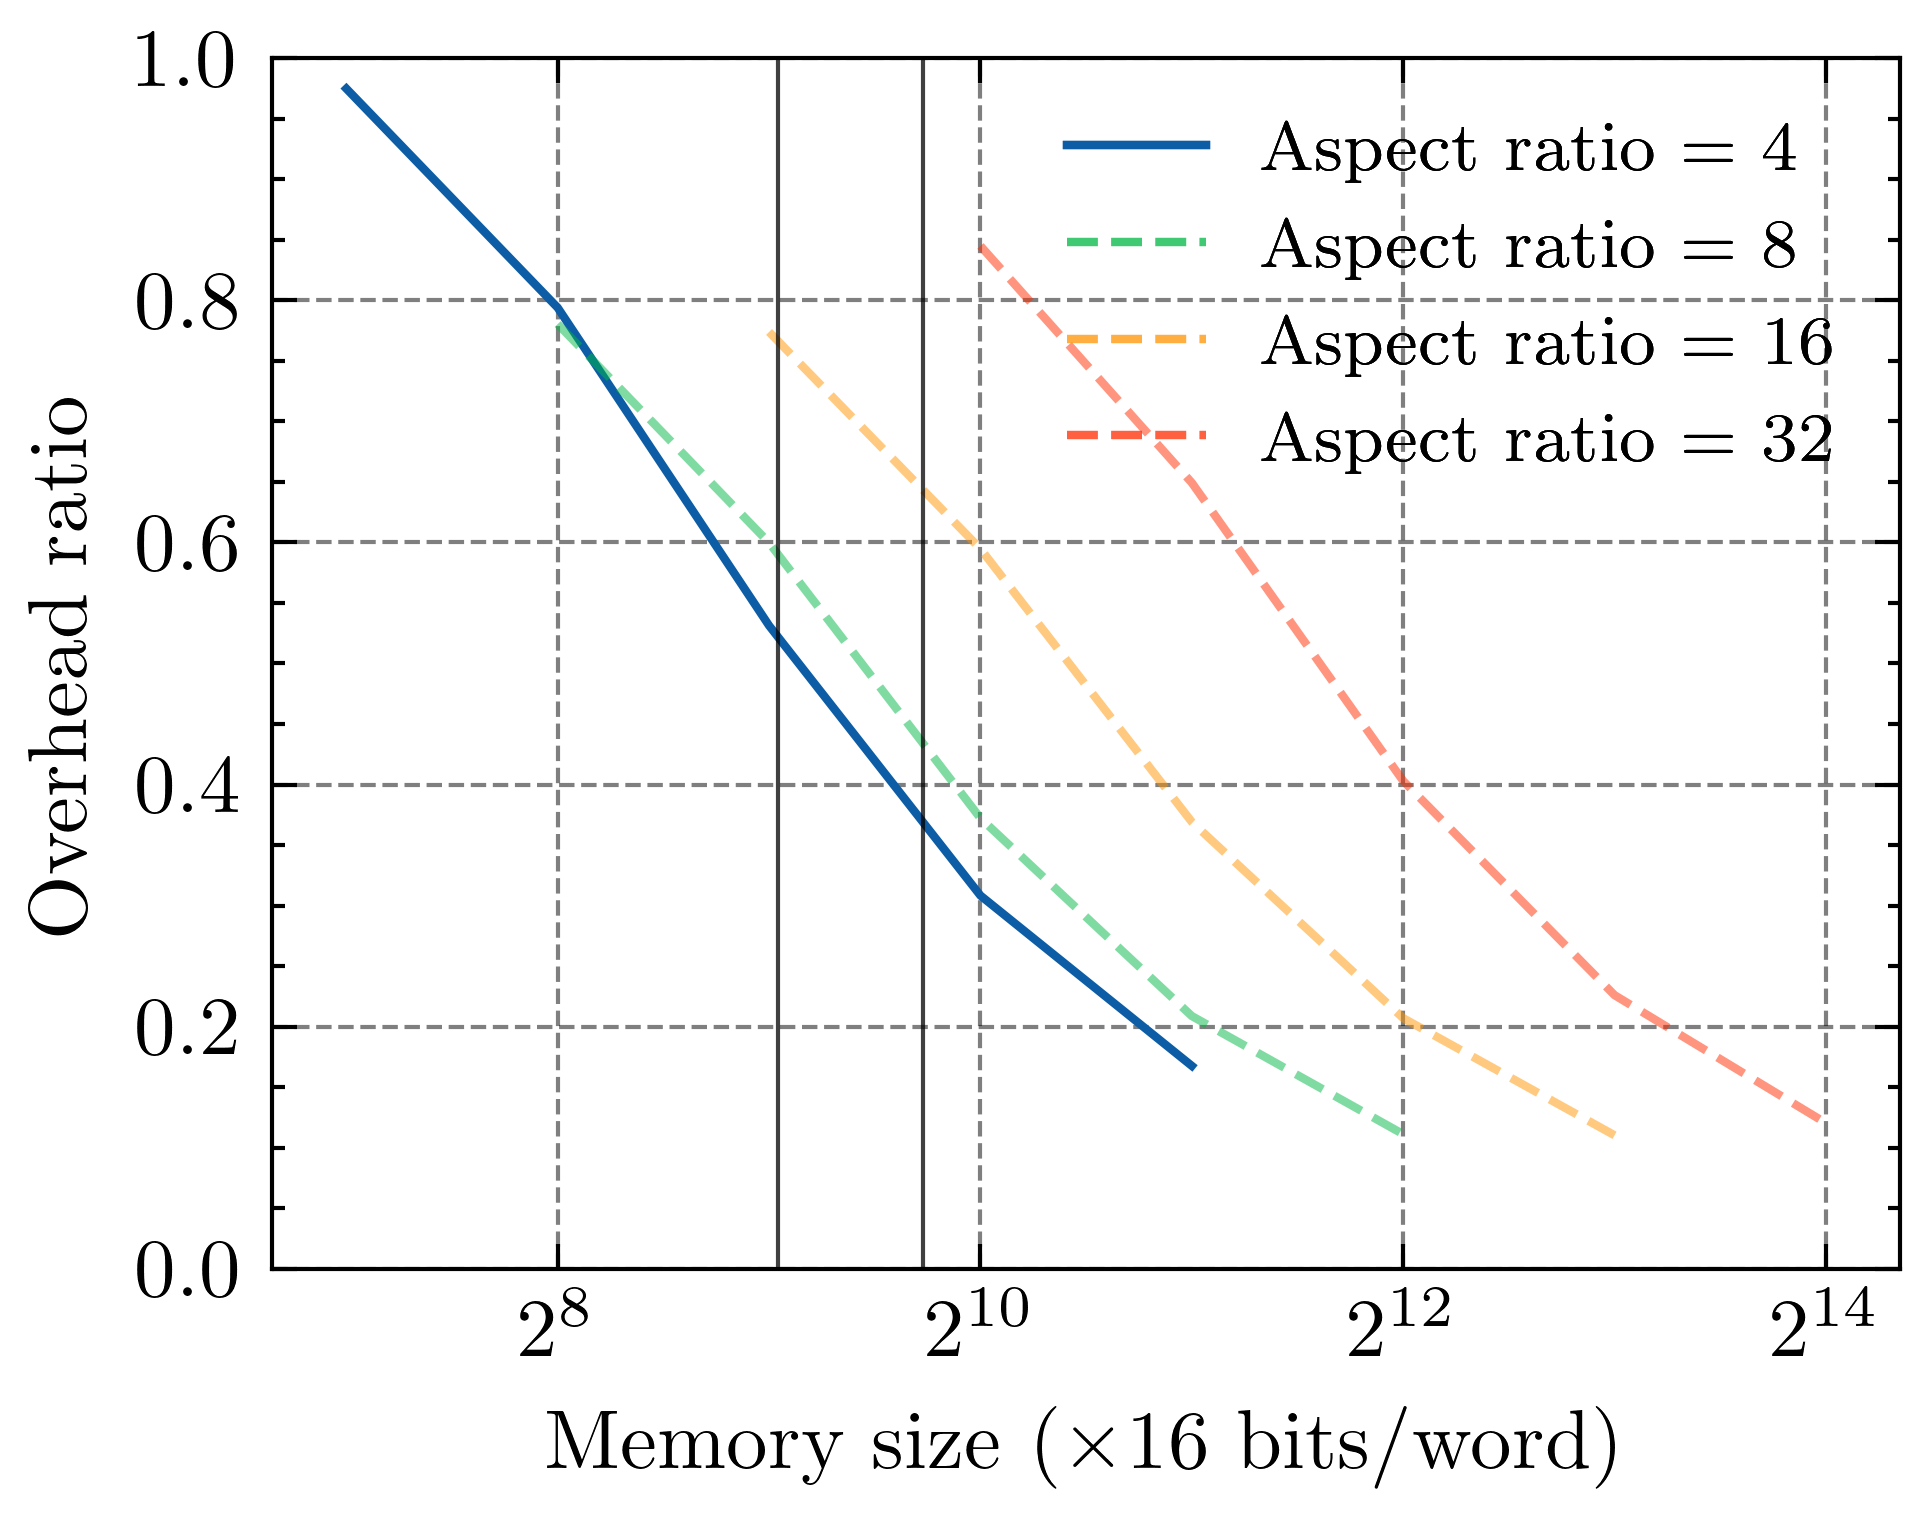

Reproduce this figure in Python.
import scienceplots
import matplotlib.pyplot as plt
import matplotlib.ticker as ticker
import numpy as np

plt.style.use(['science', 'grid'])

data = [
    {
        "name": "mem_aspect_ratio_4",
        "mem_capacity_word": [128, 256, 512, 1024, 2048],
        "mem_area_um2": [7765.012, 9535.5722, 14249.134, 24558.773, 45178.052],
        "overhead": 7570
    },
    {
        "name": "mem_aspect_ratio_8",
        "mem_capacity_word": [256, 512, 1024, 2048, 4096],
        "mem_area_um2": [9738.926, 12673.166, 20420.48, 36413.001, 68398.051],
        "overhead": 7600
    },
    {
        "name": "mem_aspect_ratio_16",
        "mem_capacity_word": [512, 1024, 2048, 4096, 8192],
        "mem_area_um2": [16876.238, 21960.878, 35385.92, 63098.793, 118524.547],
        "overhead": 13060
    },
    {
        "name": "mem_aspect_ratio_32",
        "mem_capacity_word": [1024, 2048, 4096, 8192, 16384],
        "mem_area_um2": [31150.861, 40536.301, 65316.79, 116470.377, 218777.539],
        "overhead": 26320
    }
]

# Area plot
with plt.style.context(['science']):
    plt.rcParams['grid.linewidth'] = 0.5  # Adjust grid line width
    fig, ax = plt.subplots()
    pparam = dict(xlabel='Memory size ($\\times$16 bits/word)', ylabel='Memory area ($\mu m^{2}$)')
    
    for line in data:
        if line["name"] != "mem_aspect_ratio_4": ax.plot(line["mem_capacity_word"], line["mem_area_um2"], linestyle='--', alpha=0.5)
        else: ax.plot(line["mem_capacity_word"], line["mem_area_um2"], linestyle='-')

    ax.axvline(x=848, color='black', alpha=0.75, linewidth=0.5) # Memory size for intermediate results
    ax.axvline(x=528, color='black', alpha=0.75, linewidth=0.5) # Memory size for model parameters

    legend = ax.legend(['Aspect ratio = 4', 'Aspect ratio = 8', 'Aspect ratio = 16', 'Aspect ratio = 32'], loc='lower right', fontsize='smaller')
    ax.add_artist(legend)

    ax.set_yscale('log', base=2)
    ax.set_xscale('log', base=2)

    ax.set(**pparam)
    fig.savefig('mem_area.eps', format='eps')
    fig.savefig('mem_area.png', format='png', dpi=600)
    plt.close()

# Overhead plot
with plt.style.context(['science']):
    plt.rcParams['grid.linewidth'] = 0.5  # Adjust grid line width
    fig, ax = plt.subplots()
    pparam = dict(xlabel='Memory size ($\\times$16 bits/word)', ylabel='Overhead ratio')

    for line in data:
        if line["name"] != "mem_aspect_ratio_4": 
            overhead = line['overhead']
            overhead_list = [overhead] * len(line['mem_area_um2'])
            ax.plot(line["mem_capacity_word"], np.array(overhead_list) / np.array(line['mem_area_um2']), linestyle='--', alpha=0.5)
        else: 
            overhead = line['overhead']
            overhead_list = [overhead] * len(line['mem_area_um2'])
            ax.plot(line["mem_capacity_word"], np.array(overhead_list) / np.array(line['mem_area_um2']), linestyle='-')

    ax.axvline(x=848, color='black', alpha=0.75, linewidth=0.5) # Memory size for intermediate results
    ax.axvline(x=528, color='black', alpha=0.75, linewidth=0.5) # Memory size for model parameters

    legend = ax.legend(['Aspect ratio = 4', 'Aspect ratio = 8', 'Aspect ratio = 16', 'Aspect ratio = 32'], loc='upper right', fontsize='smaller')
    ax.add_artist(legend)

    ax.set_ylim(0, 1)
    ax.set_xscale('log', base=2)

    ax.set(**pparam)
    fig.savefig('mem_overhead.eps', format='eps')
    fig.savefig('mem_overhead.png', format='png', dpi=600)
    plt.close()
